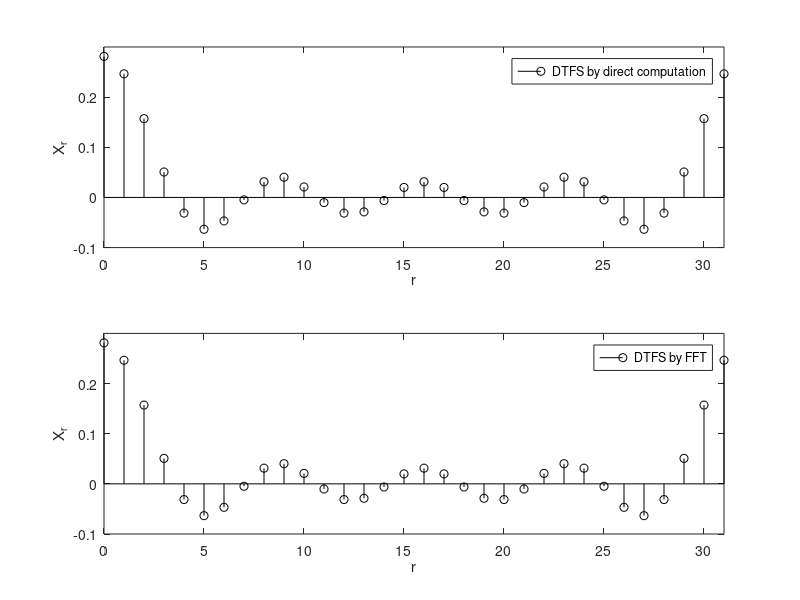

Reproduce this figure in MATLAB.
N_0 = 32; n = (0:N_0-1); 
        x_n = [ones(1,5) zeros(1,23) ones(1,4)];
        for r = 0:31,
            X_r(r+1) = sum(x_n.*exp(-j*r*2*pi/N_0*n))/32;
        end
        subplot(2,1,1); r = n; stem(r,real(X_r),'k'); 
        xlabel('r'); ylabel('X_r'); axis([0 31 -.1 0.3]);
        legend('DTFS by direct computation');

output1=real(X_r);

        X_r = fft(x_n)/N_0; 
        subplot(2,1,2); stem(r,real(X_r),'k'); 

output2=real(X_r);

        xlabel('r'); ylabel('X_r'); axis([0 31 -.1 0.3]);
        legend('DTFS by FFT');
